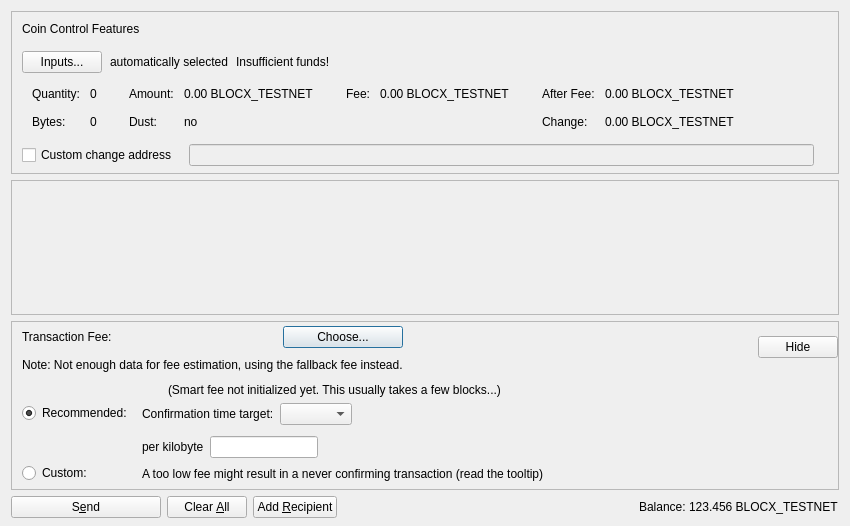
<?xml version="1.0" encoding="UTF-8"?>
<ui version="4.0">
 <class>SendCoinsDialog</class>
 <widget class="QDialog" name="SendCoinsDialog">
  <property name="geometry">
   <rect>
    <x>0</x>
    <y>0</y>
    <width>850</width>
    <height>526</height>
   </rect>
  </property>
  <property name="windowTitle">
   <string>Send Coins</string>
  </property>
  <layout class="QVBoxLayout" name="verticalLayout" stretch="0,1,0,0">
   <property name="bottomMargin">
    <number>8</number>
   </property>
   <item>
    <widget class="QFrame" name="frameCoinControl">
     <property name="sizePolicy">
      <sizepolicy hsizetype="Expanding" vsizetype="Expanding">
       <horstretch>0</horstretch>
       <verstretch>0</verstretch>
      </sizepolicy>
     </property>
     <property name="maximumSize">
      <size>
       <width>16777215</width>
       <height>16777215</height>
      </size>
     </property>
     <property name="frameShape">
      <enum>QFrame::StyledPanel</enum>
     </property>
     <property name="frameShadow">
      <enum>QFrame::Sunken</enum>
     </property>
     <layout class="QVBoxLayout" name="verticalLayoutCoinControl2">
      <property name="spacing">
       <number>0</number>
      </property>
      <property name="leftMargin">
       <number>0</number>
      </property>
      <property name="topMargin">
       <number>0</number>
      </property>
      <property name="rightMargin">
       <number>0</number>
      </property>
      <property name="bottomMargin">
       <number>6</number>
      </property>
      <item>
       <layout class="QVBoxLayout" name="verticalLayoutCoinControl" stretch="0,0,0,0,1">
        <property name="spacing">
         <number>0</number>
        </property>
        <property name="leftMargin">
         <number>10</number>
        </property>
        <property name="topMargin">
         <number>10</number>
        </property>
        <item>
         <layout class="QHBoxLayout" name="horizontalLayoutCoinControl1">
          <property name="bottomMargin">
           <number>15</number>
          </property>
          <item>
           <widget class="QLabel" name="labelCoinControlFeatures">
            <property name="sizePolicy">
             <sizepolicy hsizetype="Preferred" vsizetype="Maximum">
              <horstretch>0</horstretch>
              <verstretch>0</verstretch>
             </sizepolicy>
            </property>
            <property name="text">
             <string>Coin Control Features</string>
            </property>
           </widget>
          </item>
         </layout>
        </item>
        <item>
         <layout class="QHBoxLayout" name="horizontalLayoutCoinControl2" stretch="0,0,0,0">
          <property name="spacing">
           <number>8</number>
          </property>
          <property name="bottomMargin">
           <number>10</number>
          </property>
          <item>
           <widget class="QPushButton" name="pushButtonCoinControl">
            <property name="styleSheet">
             <string notr="true"/>
            </property>
            <property name="text">
             <string>Inputs...</string>
            </property>
            <property name="autoDefault">
             <bool>false</bool>
            </property>
           </widget>
          </item>
          <item>
           <widget class="QLabel" name="labelCoinControlAutomaticallySelected">
            <property name="text">
             <string>automatically selected</string>
            </property>
            <property name="margin">
             <number>5</number>
            </property>
           </widget>
          </item>
          <item>
           <widget class="QLabel" name="labelCoinControlInsuffFunds">
            <property name="text">
             <string>Insufficient funds!</string>
            </property>
            <property name="margin">
             <number>5</number>
            </property>
           </widget>
          </item>
          <item>
           <spacer name="horizontalSpacerCoinControl">
            <property name="orientation">
             <enum>Qt::Horizontal</enum>
            </property>
            <property name="sizeHint" stdset="0">
             <size>
              <width>40</width>
              <height>1</height>
             </size>
            </property>
           </spacer>
          </item>
         </layout>
        </item>
        <item>
         <widget class="QWidget" name="widgetCoinControl" native="true">
          <property name="sizePolicy">
           <sizepolicy hsizetype="Preferred" vsizetype="Preferred">
            <horstretch>0</horstretch>
            <verstretch>0</verstretch>
           </sizepolicy>
          </property>
          <property name="minimumSize">
           <size>
            <width>0</width>
            <height>0</height>
           </size>
          </property>
          <property name="styleSheet">
           <string notr="true"/>
          </property>
          <layout class="QHBoxLayout" name="horizontalLayoutCoinControl5">
           <property name="leftMargin">
            <number>0</number>
           </property>
           <property name="topMargin">
            <number>0</number>
           </property>
           <property name="rightMargin">
            <number>0</number>
           </property>
           <property name="bottomMargin">
            <number>0</number>
           </property>
           <item>
            <layout class="QHBoxLayout" name="horizontalLayoutCoinControl3" stretch="0,0,0,1">
             <property name="spacing">
              <number>20</number>
             </property>
             <property name="topMargin">
              <number>0</number>
             </property>
             <property name="bottomMargin">
              <number>10</number>
             </property>
             <item>
              <layout class="QFormLayout" name="formLayoutCoinControl1">
               <property name="horizontalSpacing">
                <number>10</number>
               </property>
               <property name="verticalSpacing">
                <number>14</number>
               </property>
               <property name="leftMargin">
                <number>10</number>
               </property>
               <property name="topMargin">
                <number>4</number>
               </property>
               <property name="rightMargin">
                <number>6</number>
               </property>
               <item row="0" column="0">
                <widget class="QLabel" name="labelCoinControlQuantityText">
                 <property name="text">
                  <string>Quantity:</string>
                 </property>
                 <property name="margin">
                  <number>0</number>
                 </property>
                </widget>
               </item>
               <item row="0" column="1">
                <widget class="QLabel" name="labelCoinControlQuantity">
                 <property name="cursor">
                  <cursorShape>IBeamCursor</cursorShape>
                 </property>
                 <property name="contextMenuPolicy">
                  <enum>Qt::ActionsContextMenu</enum>
                 </property>
                 <property name="text">
                  <string notr="true">0</string>
                 </property>
                 <property name="margin">
                  <number>0</number>
                 </property>
                 <property name="textInteractionFlags">
                  <set>Qt::LinksAccessibleByMouse|Qt::TextSelectableByKeyboard|Qt::TextSelectableByMouse</set>
                 </property>
                </widget>
               </item>
               <item row="1" column="0">
                <widget class="QLabel" name="labelCoinControlBytesText">
                 <property name="text">
                  <string>Bytes:</string>
                 </property>
                </widget>
               </item>
               <item row="1" column="1">
                <widget class="QLabel" name="labelCoinControlBytes">
                 <property name="cursor">
                  <cursorShape>IBeamCursor</cursorShape>
                 </property>
                 <property name="contextMenuPolicy">
                  <enum>Qt::ActionsContextMenu</enum>
                 </property>
                 <property name="text">
                  <string notr="true">0</string>
                 </property>
                 <property name="textInteractionFlags">
                  <set>Qt::LinksAccessibleByMouse|Qt::TextSelectableByKeyboard|Qt::TextSelectableByMouse</set>
                 </property>
                </widget>
               </item>
              </layout>
             </item>
             <item>
              <layout class="QFormLayout" name="formLayoutCoinControl2">
               <property name="horizontalSpacing">
                <number>10</number>
               </property>
               <property name="verticalSpacing">
                <number>14</number>
               </property>
               <property name="leftMargin">
                <number>6</number>
               </property>
               <property name="topMargin">
                <number>4</number>
               </property>
               <property name="rightMargin">
                <number>6</number>
               </property>
               <item row="0" column="0">
                <widget class="QLabel" name="labelCoinControlAmountText">
                 <property name="text">
                  <string>Amount:</string>
                 </property>
                 <property name="margin">
                  <number>0</number>
                 </property>
                </widget>
               </item>
               <item row="0" column="1">
                <widget class="QLabel" name="labelCoinControlAmount">
                 <property name="cursor">
                  <cursorShape>IBeamCursor</cursorShape>
                 </property>
                 <property name="contextMenuPolicy">
                  <enum>Qt::ActionsContextMenu</enum>
                 </property>
                 <property name="text">
                  <string notr="true">0.00 BLOCX_TESTNET</string>
                 </property>
                 <property name="textInteractionFlags">
                  <set>Qt::LinksAccessibleByMouse|Qt::TextSelectableByKeyboard|Qt::TextSelectableByMouse</set>
                 </property>
                </widget>
               </item>
               <item row="1" column="0">
                <widget class="QLabel" name="labelCoinControlLowOutputText">
                 <property name="text">
                  <string>Dust:</string>
                 </property>
                </widget>
               </item>
               <item row="1" column="1">
                <widget class="QLabel" name="labelCoinControlLowOutput">
                 <property name="cursor">
                  <cursorShape>IBeamCursor</cursorShape>
                 </property>
                 <property name="contextMenuPolicy">
                  <enum>Qt::ActionsContextMenu</enum>
                 </property>
                 <property name="text">
                  <string notr="true">no</string>
                 </property>
                 <property name="textInteractionFlags">
                  <set>Qt::LinksAccessibleByMouse|Qt::TextSelectableByKeyboard|Qt::TextSelectableByMouse</set>
                 </property>
                </widget>
               </item>
              </layout>
             </item>
             <item>
              <layout class="QFormLayout" name="formLayoutCoinControl3">
               <property name="horizontalSpacing">
                <number>10</number>
               </property>
               <property name="verticalSpacing">
                <number>14</number>
               </property>
               <property name="leftMargin">
                <number>6</number>
               </property>
               <property name="topMargin">
                <number>4</number>
               </property>
               <property name="rightMargin">
                <number>6</number>
               </property>
               <item row="0" column="0">
                <widget class="QLabel" name="labelCoinControlFeeText">
                 <property name="text">
                  <string>Fee:</string>
                 </property>
                 <property name="margin">
                  <number>0</number>
                 </property>
                </widget>
               </item>
               <item row="0" column="1">
                <widget class="QLabel" name="labelCoinControlFee">
                 <property name="cursor">
                  <cursorShape>IBeamCursor</cursorShape>
                 </property>
                 <property name="contextMenuPolicy">
                  <enum>Qt::ActionsContextMenu</enum>
                 </property>
                 <property name="text">
                  <string notr="true">0.00 BLOCX_TESTNET</string>
                 </property>
                 <property name="textInteractionFlags">
                  <set>Qt::LinksAccessibleByMouse|Qt::TextSelectableByKeyboard|Qt::TextSelectableByMouse</set>
                 </property>
                </widget>
               </item>
              </layout>
             </item>
             <item>
              <layout class="QFormLayout" name="formLayoutCoinControl4">
               <property name="horizontalSpacing">
                <number>10</number>
               </property>
               <property name="verticalSpacing">
                <number>14</number>
               </property>
               <property name="leftMargin">
                <number>6</number>
               </property>
               <property name="topMargin">
                <number>4</number>
               </property>
               <property name="rightMargin">
                <number>6</number>
               </property>
               <item row="0" column="0">
                <widget class="QLabel" name="labelCoinControlAfterFeeText">
                 <property name="text">
                  <string>After Fee:</string>
                 </property>
                 <property name="margin">
                  <number>0</number>
                 </property>
                </widget>
               </item>
               <item row="0" column="1">
                <widget class="QLabel" name="labelCoinControlAfterFee">
                 <property name="cursor">
                  <cursorShape>IBeamCursor</cursorShape>
                 </property>
                 <property name="contextMenuPolicy">
                  <enum>Qt::ActionsContextMenu</enum>
                 </property>
                 <property name="text">
                  <string notr="true">0.00 BLOCX_TESTNET</string>
                 </property>
                 <property name="textInteractionFlags">
                  <set>Qt::LinksAccessibleByMouse|Qt::TextSelectableByKeyboard|Qt::TextSelectableByMouse</set>
                 </property>
                </widget>
               </item>
               <item row="1" column="0">
                <widget class="QLabel" name="labelCoinControlChangeText">
                 <property name="text">
                  <string>Change:</string>
                 </property>
                </widget>
               </item>
               <item row="1" column="1">
                <widget class="QLabel" name="labelCoinControlChange">
                 <property name="cursor">
                  <cursorShape>IBeamCursor</cursorShape>
                 </property>
                 <property name="contextMenuPolicy">
                  <enum>Qt::ActionsContextMenu</enum>
                 </property>
                 <property name="text">
                  <string notr="true">0.00 BLOCX_TESTNET</string>
                 </property>
                 <property name="textInteractionFlags">
                  <set>Qt::LinksAccessibleByMouse|Qt::TextSelectableByKeyboard|Qt::TextSelectableByMouse</set>
                 </property>
                </widget>
               </item>
              </layout>
             </item>
            </layout>
           </item>
          </layout>
         </widget>
        </item>
        <item>
         <layout class="QHBoxLayout" name="horizontalLayoutCoinControl4" stretch="0,0,0">
          <property name="spacing">
           <number>12</number>
          </property>
          <property name="sizeConstraint">
           <enum>QLayout::SetDefaultConstraint</enum>
          </property>
          <property name="topMargin">
           <number>5</number>
          </property>
          <property name="rightMargin">
           <number>5</number>
          </property>
          <item>
           <widget class="QCheckBox" name="checkBoxCoinControlChange">
            <property name="toolTip">
             <string>If this is activated, but the change address is empty or invalid, change will be sent to a newly generated address.</string>
            </property>
            <property name="text">
             <string>Custom change address</string>
            </property>
           </widget>
          </item>
          <item>
           <widget class="QValidatedLineEdit" name="lineEditCoinControlChange">
            <property name="enabled">
             <bool>false</bool>
            </property>
            <property name="sizePolicy">
             <sizepolicy hsizetype="Expanding" vsizetype="Fixed">
              <horstretch>0</horstretch>
              <verstretch>0</verstretch>
             </sizepolicy>
            </property>
           </widget>
          </item>
          <item>
           <widget class="QLabel" name="labelCoinControlChangeLabel">
            <property name="sizePolicy">
             <sizepolicy hsizetype="Preferred" vsizetype="Expanding">
              <horstretch>0</horstretch>
              <verstretch>0</verstretch>
             </sizepolicy>
            </property>
            <property name="minimumSize">
             <size>
              <width>0</width>
              <height>0</height>
             </size>
            </property>
            <property name="text">
             <string/>
            </property>
            <property name="margin">
             <number>3</number>
            </property>
           </widget>
          </item>
         </layout>
        </item>
        <item>
         <spacer name="verticalSpacerCoinControl">
          <property name="orientation">
           <enum>Qt::Vertical</enum>
          </property>
          <property name="sizeHint" stdset="0">
           <size>
            <width>800</width>
            <height>1</height>
           </size>
          </property>
         </spacer>
        </item>
       </layout>
      </item>
     </layout>
    </widget>
   </item>
   <item>
    <widget class="QScrollArea" name="scrollArea">
     <property name="widgetResizable">
      <bool>true</bool>
     </property>
     <widget class="QWidget" name="scrollAreaWidgetContents">
      <property name="geometry">
       <rect>
        <x>0</x>
        <y>0</y>
        <width>830</width>
        <height>104</height>
       </rect>
      </property>
      <layout class="QVBoxLayout" name="verticalLayout_2" stretch="0,1">
       <property name="leftMargin">
        <number>0</number>
       </property>
       <property name="topMargin">
        <number>0</number>
       </property>
       <property name="rightMargin">
        <number>0</number>
       </property>
       <property name="bottomMargin">
        <number>0</number>
       </property>
       <item>
        <layout class="QVBoxLayout" name="entries">
         <property name="spacing">
          <number>6</number>
         </property>
        </layout>
       </item>
       <item>
        <spacer name="verticalSpacer">
         <property name="orientation">
          <enum>Qt::Vertical</enum>
         </property>
         <property name="sizeHint" stdset="0">
          <size>
           <width>20</width>
           <height>40</height>
          </size>
         </property>
        </spacer>
       </item>
      </layout>
     </widget>
    </widget>
   </item>
   <item>
    <widget class="QFrame" name="frameFee">
     <property name="sizePolicy">
      <sizepolicy hsizetype="Expanding" vsizetype="Expanding">
       <horstretch>0</horstretch>
       <verstretch>0</verstretch>
      </sizepolicy>
     </property>
     <property name="maximumSize">
      <size>
       <width>16777215</width>
       <height>16777215</height>
      </size>
     </property>
     <property name="frameShape">
      <enum>QFrame::StyledPanel</enum>
     </property>
     <property name="frameShadow">
      <enum>QFrame::Sunken</enum>
     </property>
     <layout class="QVBoxLayout" name="verticalLayoutFee1">
      <property name="spacing">
       <number>0</number>
      </property>
      <property name="leftMargin">
       <number>0</number>
      </property>
      <property name="topMargin">
       <number>0</number>
      </property>
      <property name="rightMargin">
       <number>0</number>
      </property>
      <property name="bottomMargin">
       <number>0</number>
      </property>
      <item>
       <layout class="QVBoxLayout" name="verticalLayoutFee2" stretch="0,0,0">
        <property name="spacing">
         <number>0</number>
        </property>
        <property name="leftMargin">
         <number>10</number>
        </property>
        <property name="topMargin">
         <number>0</number>
        </property>
        <item>
         <layout class="QHBoxLayout" name="horizontalLayoutFee1">
          <property name="bottomMargin">
           <number>0</number>
          </property>
          <item>
           <layout class="QVBoxLayout" name="verticalLayoutFee7">
            <property name="spacing">
             <number>0</number>
            </property>
            <item>
             <spacer name="verticalSpacerSmartFee">
              <property name="orientation">
               <enum>Qt::Vertical</enum>
              </property>
              <property name="sizeType">
               <enum>QSizePolicy::Fixed</enum>
              </property>
              <property name="sizeHint" stdset="0">
               <size>
                <width>1</width>
                <height>4</height>
               </size>
              </property>
             </spacer>
            </item>
            <item>
             <layout class="QHBoxLayout" name="horizontalLayoutSmartFee">
              <property name="spacing">
               <number>10</number>
              </property>
              <item>
               <widget class="QLabel" name="labelFeeHeadline">
                <property name="sizePolicy">
                 <sizepolicy hsizetype="Preferred" vsizetype="Maximum">
                  <horstretch>0</horstretch>
                  <verstretch>0</verstretch>
                 </sizepolicy>
                </property>
                <property name="text">
                 <string>Transaction Fee:</string>
                </property>
               </widget>
              </item>
              <item>
               <widget class="QLabel" name="labelFeeMinimized">
                <property name="text">
                 <string/>
                </property>
               </widget>
              </item>
              <item>
               <widget class="QPushButton" name="buttonChooseFee">
                <property name="text">
                 <string>Choose...</string>
                </property>
               </widget>
              </item>
             </layout>
            </item>
            <item>
             <spacer name="verticalSpacer_7">
              <property name="orientation">
               <enum>Qt::Vertical</enum>
              </property>
              <property name="sizeHint" stdset="0">
               <size>
                <width>1</width>
                <height>10</height>
               </size>
              </property>
             </spacer>
            </item>
            <item>
             <widget class="QLabel" name="fallbackFeeWarningLabel">
              <property name="toolTip">
               <string>Using the fallbackfee can result in sending a transaction that will take several hours or days (or never) to confirm. Consider choosing your fee manually or wait until you have validated the complete chain.</string>
              </property>
              <property name="text">
               <string>Note: Not enough data for fee estimation, using the fallback fee instead.</string>
              </property>
              <property name="wordWrap">
               <bool>false</bool>
              </property>
             </widget>
            </item>
            <item>
             <spacer name="verticalSpacer_5">
              <property name="orientation">
               <enum>Qt::Vertical</enum>
              </property>
              <property name="sizeHint" stdset="0">
               <size>
                <width>1</width>
                <height>1</height>
               </size>
              </property>
             </spacer>
            </item>
           </layout>
          </item>
          <item>
           <spacer name="horizontalSpacer_4">
            <property name="orientation">
             <enum>Qt::Horizontal</enum>
            </property>
            <property name="sizeHint" stdset="0">
             <size>
              <width>1</width>
              <height>1</height>
             </size>
            </property>
           </spacer>
          </item>
          <item>
           <widget class="QPushButton" name="buttonMinimizeFee">
            <property name="toolTip">
             <string>Hide transaction fee settings</string>
            </property>
            <property name="text">
             <string>Hide</string>
            </property>
           </widget>
          </item>
         </layout>
        </item>
        <item>
         <widget class="QFrame" name="frameFeeSelection">
          <layout class="QVBoxLayout" name="verticalLayoutFee12">
           <property name="spacing">
            <number>0</number>
           </property>
           <property name="leftMargin">
            <number>0</number>
           </property>
           <property name="topMargin">
            <number>0</number>
           </property>
           <property name="rightMargin">
            <number>0</number>
           </property>
           <property name="bottomMargin">
            <number>0</number>
           </property>
           <item>
            <layout class="QGridLayout" name="gridLayoutFee">
             <property name="topMargin">
              <number>10</number>
             </property>
             <property name="bottomMargin">
              <number>4</number>
             </property>
             <property name="horizontalSpacing">
              <number>10</number>
             </property>
             <property name="verticalSpacing">
              <number>4</number>
             </property>
             <item row="1" column="1">
              <layout class="QVBoxLayout" name="verticalLayoutFee8">
               <property name="spacing">
                <number>6</number>
               </property>
               <property name="topMargin">
                <number>3</number>
               </property>
               <item>
                <layout class="QHBoxLayout" name="horizontalLayoutFee13" stretch="0,0,1">
                 <item>
                  <widget class="QLabel" name="labelCustomPerKilobyte">
                   <property name="toolTip">
                    <string>If the custom fee is set to 1000 duffs and the transaction is only 250 bytes, then &quot;per kilobyte&quot; only pays 250 duffs in fee,&lt;br /&gt;while &quot;at least&quot; pays 1000 duffs. For transactions bigger than a kilobyte both pay by kilobyte.</string>
                   </property>
                   <property name="text">
                    <string>per kilobyte</string>
                   </property>
                  </widget>
                 </item>
                 <item>
                  <widget class="BitcoinAmountField" name="customFee"/>
                 </item>
                 <item>
                  <spacer name="horizontalSpacer_6">
                   <property name="orientation">
                    <enum>Qt::Horizontal</enum>
                   </property>
                   <property name="sizeHint" stdset="0">
                    <size>
                     <width>1</width>
                     <height>1</height>
                    </size>
                   </property>
                  </spacer>
                 </item>
                </layout>
               </item>
               <item>
                <layout class="QHBoxLayout" name="horizontalLayoutFee8">
                 <item>
                  <widget class="QLabel" name="labelCustomFeeWarning">
                   <property name="enabled">
                    <bool>true</bool>
                   </property>
                   <property name="toolTip">
                    <string>When there is less transaction volume than space in the blocks, miners as well as relaying nodes may enforce a minimum fee. Paying only this minimum fee is just fine, but be aware that this can result in a never confirming transaction once there is more demand for blocx_testnet transactions than the network can process.</string>
                   </property>
                   <property name="text">
                    <string>A too low fee might result in a never confirming transaction (read the tooltip)</string>
                   </property>
                  </widget>
                 </item>
                 <item>
                  <spacer name="horizontalSpacer_2">
                   <property name="orientation">
                    <enum>Qt::Horizontal</enum>
                   </property>
                   <property name="sizeHint" stdset="0">
                    <size>
                     <width>1</width>
                     <height>1</height>
                    </size>
                   </property>
                  </spacer>
                 </item>
                </layout>
               </item>
              </layout>
             </item>
             <item row="0" column="0">
              <layout class="QVBoxLayout" name="verticalLayoutFee4" stretch="0,1">
               <property name="topMargin">
                <number>20</number>
               </property>
               <property name="bottomMargin">
                <number>3</number>
               </property>
               <item>
                <widget class="QRadioButton" name="radioSmartFee">
                 <property name="text">
                  <string>Recommended:</string>
                 </property>
                 <property name="checked">
                  <bool>true</bool>
                 </property>
                 <attribute name="buttonGroup">
                  <string notr="true">groupFee</string>
                 </attribute>
                </widget>
               </item>
               <item>
                <spacer name="verticalSpacer_2">
                 <property name="orientation">
                  <enum>Qt::Vertical</enum>
                 </property>
                 <property name="sizeHint" stdset="0">
                  <size>
                   <width>1</width>
                   <height>1</height>
                  </size>
                 </property>
                </spacer>
               </item>
              </layout>
             </item>
             <item row="1" column="0">
              <layout class="QVBoxLayout" name="verticalLayoutFee9" stretch="0,1">
               <property name="topMargin">
                <number>30</number>
               </property>
               <item>
                <widget class="QRadioButton" name="radioCustomFee">
                 <property name="text">
                  <string>Custom:</string>
                 </property>
                 <attribute name="buttonGroup">
                  <string notr="true">groupFee</string>
                 </attribute>
                </widget>
               </item>
               <item>
                <spacer name="verticalSpacer_6">
                 <property name="orientation">
                  <enum>Qt::Vertical</enum>
                 </property>
                 <property name="sizeHint" stdset="0">
                  <size>
                   <width>1</width>
                   <height>1</height>
                  </size>
                 </property>
                </spacer>
               </item>
              </layout>
             </item>
             <item row="0" column="1">
              <layout class="QVBoxLayout" name="verticalLayoutFee3" stretch="0,0,1">
               <property name="spacing">
                <number>6</number>
               </property>
               <property name="topMargin">
                <number>0</number>
               </property>
               <property name="bottomMargin">
                <number>3</number>
               </property>
               <item>
                <layout class="QHBoxLayout" name="horizontalLayoutFee12">
                 <item>
                  <widget class="QLabel" name="labelSmartFee">
                   <property name="text">
                    <string/>
                   </property>
                  </widget>
                 </item>
                 <item>
                  <widget class="QLabel" name="labelFeeEstimation">
                   <property name="text">
                    <string/>
                   </property>
                  </widget>
                 </item>
                 <item>
                  <widget class="QLabel" name="labelSmartFee2">
                   <property name="text">
                    <string>(Smart fee not initialized yet. This usually takes a few blocks...)</string>
                   </property>
                  </widget>
                 </item>
                 <item>
                  <spacer name="horizontalSpacer_5">
                   <property name="orientation">
                    <enum>Qt::Horizontal</enum>
                   </property>
                   <property name="sizeHint" stdset="0">
                    <size>
                     <width>1</width>
                     <height>1</height>
                    </size>
                   </property>
                  </spacer>
                 </item>
                </layout>
               </item>
               <item>
                <layout class="QHBoxLayout" name="horizontalLayoutFee9">
                 <item>
                  <layout class="QVBoxLayout" name="verticalLayoutFee6">
                   <item>
                    <widget class="QLabel" name="labelSmartFee3">
                     <property name="text">
                      <string>Confirmation time target:</string>
                     </property>
                    </widget>
                   </item>
                  </layout>
                 </item>
                 <item>
                  <layout class="QVBoxLayout" name="verticalLayoutFee5">
                   <property name="rightMargin">
                    <number>30</number>
                   </property>
                   <item>
                    <layout class="QHBoxLayout" name="horizontalLayoutConfTarget">
                     <property name="bottomMargin">
                      <number>0</number>
                     </property>
                     <item>
                      <widget class="QComboBox" name="confTargetSelector"/>
                     </item>
                     <item>
                      <spacer name="horizontalSpacerConfTarget">
                       <property name="orientation">
                        <enum>Qt::Horizontal</enum>
                       </property>
                       <property name="sizeHint" stdset="0">
                        <size>
                         <width>40</width>
                         <height>20</height>
                        </size>
                       </property>
                      </spacer>
                     </item>
                    </layout>
                   </item>
                  </layout>
                 </item>
                </layout>
               </item>
               <item>
                <spacer name="verticalSpacer_4">
                 <property name="orientation">
                  <enum>Qt::Vertical</enum>
                 </property>
                 <property name="sizeHint" stdset="0">
                  <size>
                   <width>1</width>
                   <height>1</height>
                  </size>
                 </property>
                </spacer>
               </item>
              </layout>
             </item>
            </layout>
           </item>
          </layout>
         </widget>
        </item>
        <item>
         <spacer name="verticalSpacerFee">
          <property name="orientation">
           <enum>Qt::Vertical</enum>
          </property>
          <property name="sizeHint" stdset="0">
           <size>
            <width>800</width>
            <height>1</height>
           </size>
          </property>
         </spacer>
        </item>
       </layout>
      </item>
     </layout>
    </widget>
   </item>
   <item>
    <layout class="QHBoxLayout" name="horizontalLayout">
     <item>
      <widget class="QPushButton" name="sendButton">
       <property name="minimumSize">
        <size>
         <width>150</width>
         <height>0</height>
        </size>
       </property>
       <property name="toolTip">
        <string>Confirm the send action</string>
       </property>
       <property name="text">
        <string>S&amp;end</string>
       </property>
       <property name="autoDefault">
        <bool>false</bool>
       </property>
       <property name="default">
        <bool>false</bool>
       </property>
      </widget>
     </item>
     <item>
      <widget class="QPushButton" name="clearButton">
       <property name="sizePolicy">
        <sizepolicy hsizetype="Minimum" vsizetype="Fixed">
         <horstretch>0</horstretch>
         <verstretch>0</verstretch>
        </sizepolicy>
       </property>
       <property name="toolTip">
        <string>Clear all fields of the form.</string>
       </property>
       <property name="text">
        <string>Clear &amp;All</string>
       </property>
       <property name="autoDefault">
        <bool>false</bool>
       </property>
      </widget>
     </item>
     <item>
      <widget class="QPushButton" name="addButton">
       <property name="toolTip">
        <string>Send to multiple recipients at once</string>
       </property>
       <property name="text">
        <string>Add &amp;Recipient</string>
       </property>
       <property name="autoDefault">
        <bool>false</bool>
       </property>
      </widget>
     </item>
     <item>
      <spacer name="horizontalSpacer">
       <property name="orientation">
        <enum>Qt::Horizontal</enum>
       </property>
       <property name="sizeHint" stdset="0">
        <size>
         <width>40</width>
         <height>20</height>
        </size>
       </property>
      </spacer>
     </item>
     <item>
      <layout class="QHBoxLayout" name="horizontalLayout_2">
       <property name="spacing">
        <number>3</number>
       </property>
       <item>
        <widget class="QLabel" name="labelBalanceText">
         <property name="text">
          <string>Balance:</string>
         </property>
        </widget>
       </item>
       <item>
        <widget class="QLabel" name="labelBalance">
         <property name="sizePolicy">
          <sizepolicy hsizetype="Preferred" vsizetype="Preferred">
           <horstretch>0</horstretch>
           <verstretch>0</verstretch>
          </sizepolicy>
         </property>
         <property name="cursor">
          <cursorShape>IBeamCursor</cursorShape>
         </property>
         <property name="text">
          <string notr="true">123.456 BLOCX_TESTNET</string>
         </property>
         <property name="textInteractionFlags">
          <set>Qt::LinksAccessibleByMouse|Qt::TextSelectableByKeyboard|Qt::TextSelectableByMouse</set>
         </property>
        </widget>
       </item>
      </layout>
     </item>
    </layout>
   </item>
  </layout>
 </widget>
 <customwidgets>
  <customwidget>
   <class>QValidatedLineEdit</class>
   <extends>QLineEdit</extends>
   <header>qt/qvalidatedlineedit.h</header>
  </customwidget>
  <customwidget>
   <class>BitcoinAmountField</class>
   <extends>QLineEdit</extends>
   <header>qt/bitcoinamountfield.h</header>
   <container>1</container>
  </customwidget>
 </customwidgets>
 <resources>
  <include location="../blocx_testnet.qrc"/>
 </resources>
 <connections/>
 <buttongroups>
  <buttongroup name="groupFee"/>
 </buttongroups>
</ui>
